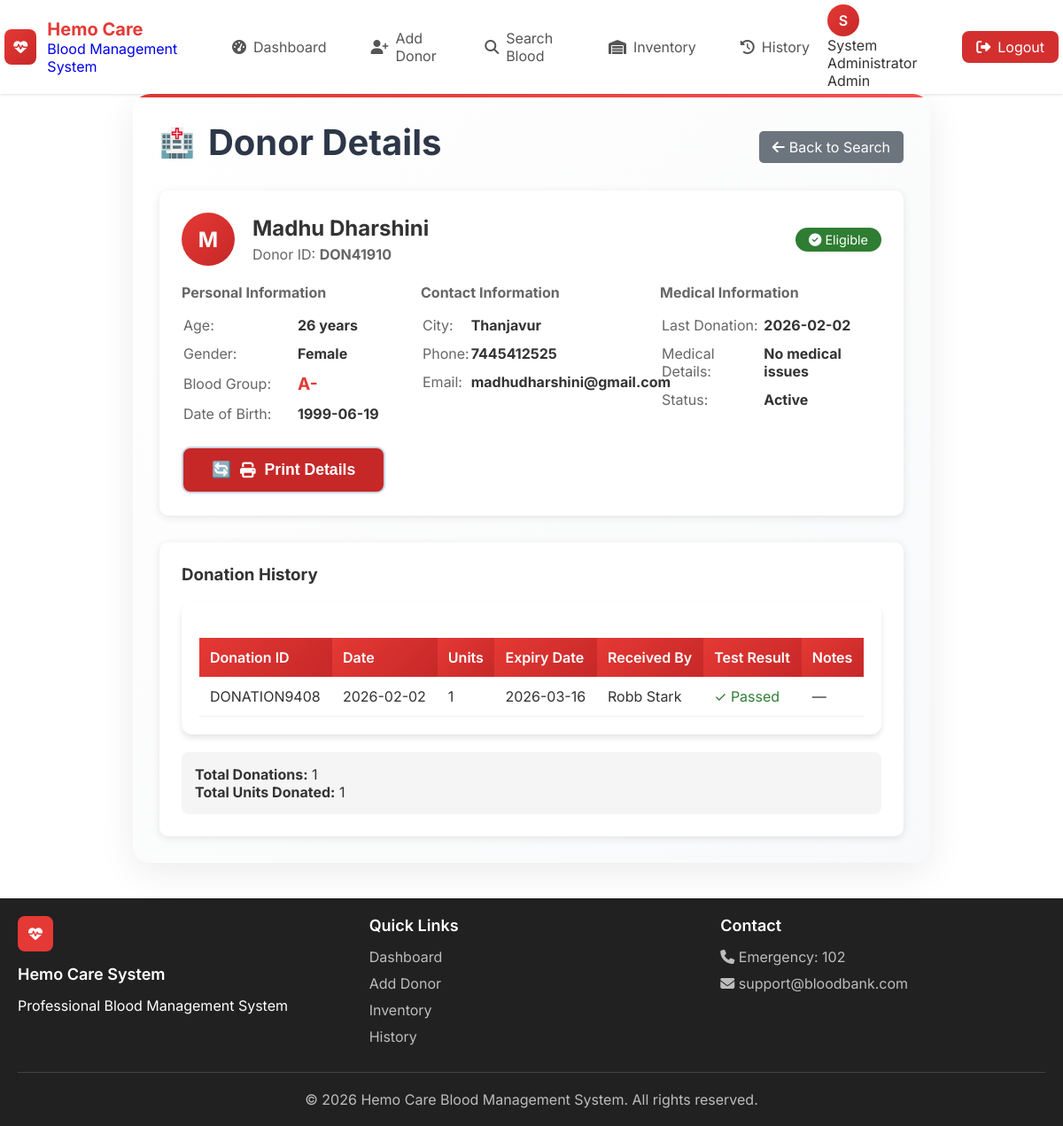
The page /donor/DON41910 (signed in) on the database its author committed.
### tables this page shows
CREATE TABLE donors (
                donor_id TEXT PRIMARY KEY,
                name TEXT NOT NULL,
                date_of_birth DATE NOT NULL,
                age INTEGER,
                gender TEXT NOT NULL,
                blood_group TEXT NOT NULL,
                city TEXT NOT NULL,
                phone TEXT NOT NULL,
                email TEXT,
                medical_details TEXT,
                eligible BOOLEAN DEFAULT 1,
                last_donation_date DATE,
                created_at TIMESTAMP DEFAULT CURRENT_TIMESTAMP
            );

CREATE TABLE donation_history (
                id INTEGER PRIMARY KEY AUTOINCREMENT,
                donation_id TEXT UNIQUE NOT NULL,
                donor_id TEXT NOT NULL,
                donor_name TEXT NOT NULL,
                blood_group TEXT NOT NULL,
                units_donated INTEGER NOT NULL,
                donation_date DATE NOT NULL,
                expiry_date DATE,
                received_by TEXT,
                test_result TEXT DEFAULT 'Passed',
                notes TEXT,
                created_at TIMESTAMP DEFAULT CURRENT_TIMESTAMP
            );

### app.py (the view)
@app.route('/donor/<donor_id>')
@login_required
def donor_detail(donor_id):
    conn = get_db()
    donor = conn.execute('''
        SELECT * FROM donors WHERE donor_id = ?
    ''', (donor_id,)).fetchone()
    if not donor:
        flash('Donor not found', 'danger')
        return redirect(url_for('donors'))
    donations = conn.execute('''
        SELECT donation_id, units_donated, donation_date, expiry_date,
               received_by, test_result, notes
        FROM donation_history
        WHERE donor_id = ?
        ORDER BY donation_date DESC
    ''', (donor_id,)).fetchall()
    conn.close()
    return render_template('donor_detail.html', donor=donor, donations=donations)

### app.py (called while the page is built)
def login_required(f):
    @wraps(f)
    def decorated_function(*args, **kwargs):
        if 'user_id' not in session:
            flash('Please login to access this page', 'warning')
            return redirect(url_for('login'))
        return f(*args, **kwargs)
    return decorated_function

def get_db():
    db = getattr(g, '_database', None)
    if db is None:
        db = g._database = sqlite3.connect(DATABASE, timeout=10)
        db.execute('PRAGMA journal_mode=WAL')
        db.row_factory = sqlite3.Row
    return db

### templates/donor_detail.html (shortened to what this page needs)
{% extends "base.html" %}
{% block content %}
<div class="form-container">
    <div style="display: flex; justify-content: space-between; align-items: center; margin-bottom: 20px;">
        <h1>Donor Details</h1>
        <a href="{{ url_for('search_blood', donor_id=donor.donor_id) }}" style="background: #6c757d; color: white; padding: 8px 15px; border-radius: 5px; text-decoration: none; display: inline-flex; align-items: center; gap: 5px;">
    <i class="fas fa-arrow-left"></i> Back to Search
</a>
    </div>
    {% if donor %}
    <div style="background: white; border-radius: 10px; padding: 25px; margin-bottom: 30px; box-shadow: 0 2px 10px rgba(0,0,0,0.1);">
        <div style="display: flex; align-items: center; gap: 20px; margin-bottom: 20px;">
            <div style="width: 60px; height: 60px; background: linear-gradient(135deg, #e53935, #c62828); border-radius: 50%; display: flex; align-items: center; justify-content: center; color: white; font-size: 24px; font-weight: bold;">
                {{ donor.name[0] }}
            </div>
            <div>
                <h2 style="margin-bottom: 5px;">{{ donor.name }}</h2>
                <p style="color: #666;">Donor ID: <strong>{{ donor.donor_id }}</strong></p>
            </div>
            <div style="margin-left: auto;">
                {% if donor.eligible %}
                <span style="background: #2e7d32; color: white; padding: 5px 15px; border-radius: 20px; font-size: 0.9rem;">
                    <i class="fas fa-check-circle"></i> Eligible
                </span>
                {% else %}
                <span style="background: #c62828; color: white; padding: 5px 15px; border-radius: 20px; font-size: 0.9rem;">
                    <i class="fas fa-times-circle"></i> Not Eligible
                </span>
                {% endif %}
            </div>
        </div>
        <div style="display: grid; grid-template-columns: repeat(auto-fit, minmax(250px, 1fr)); gap: 20px;">
            <div>
                <h4 style="color: #666; margin-bottom: 10px;">Personal Information</h4>
                <table style="width: 100%;">
                    <tr>
                        <td style="padding: 5px 0; color: #666;">Age:</td>
                        <td style="padding: 5px 0;"><strong>{{ donor.age }} years</strong></td>
                    </tr>
                    <tr>
                        <td style="padding: 5px 0; color: #666;">Gender:</td>
                        <td style="padding: 5px 0;"><strong>{{ donor.gender }}</strong></td>
                    </tr>
                    <tr>
                        <td style="padding: 5px 0; color: #666;">Blood Group:</td>
                        <td style="padding: 5px 0;"><strong style="color: #e53935; font-size: 1.2rem;">{{ donor.blood_group }}</strong></td>
                    </tr>
                    <tr>
                        <td style="padding: 5px 0; color: #666;">Date of Birth:</td>
                        <td style="padding: 5px 0;"><strong>{{ donor.date_of_birth }}</strong></td>
                    </tr>
                </table>
            </div>
            <div>
                <h4 style="color: #666; margin-bottom: 10px;">Contact Information</h4>
                <table style="width: 100%;">
                    <tr>
                        <td style="padding: 5px 0; color: #666;">City:</td>
                        <td style="padding: 5px 0;"><strong>{{ donor.city }}</strong></td>
                    </tr>
                    <tr>
                        <td style="padding: 5px 0; color: #666;">Phone:</td>
                        <td style="padding: 5px 0;"><strong>{{ donor.phone }}</strong></td>
                    </tr>
                    <tr>
                        <td style="padding: 5px 0; color: #666;">Email:</td>
                        <td style="padding: 5px 0;"><strong>{{ donor.email or 'N/A' }}</strong></td>
                    </tr>
                </table>
            </div>
            <div>
                <h4 style="color: #666; margin-bottom: 10px;">Medical Information</h4>
                <table style="width: 100%;">
                    <tr>
                        <td style="padding: 5px 0; color: #666;">Last Donation:</td>
                        <td style="padding: 5px 0;"><strong>{{ donor.last_donation_date or 'Never' }}</strong></td>
                    </tr>
                    <tr>
                        <td style="padding: 5px 0; color: #666;">Medical Details:</td>
                        <td style="padding: 5px 0;"><strong>{{ donor.medical_details or 'None' }}</strong></td>
                    </tr>
                    <tr>
                        <td style="padding: 5px 0; color: #666;">Status:</td>
                        <td style="padding: 5px 0;"><strong>{{ donor.status or 'Active' }}</strong></td>
                    </tr>
                </table>
            </div>
        </div>
        <div style="margin-top: 20px; display: flex; gap: 10px;">
            <button onclick="window.print()" class="btn" style="background: #c62828; color: white;">
               <i class="fas fa-print"></i> Print Details
            </button>
        </div>
    </div>
    <div style="background: white; border-radius: 10px; padding: 25px; box-shadow: 0 2px 10px rgba(0,0,0,0.1);">
        <h3 style="margin-bottom: 20px;">Donation History</h3>
        {% if donations %}
        <div class="table-container">
            <table class="data-table">
                <thead>
                    <tr>
                        <th>Donation ID</th>
                        <th>Date</th>
                        <th>Units</th>
                        <th>Expiry Date</th>
                        <th>Received By</th>
                        <th>Test Result</th>
                        <th>Notes</th>
                    </tr>
                </thead>
                <tbody>
                    {% for donation in donations %}
                    <tr>
                        <td>{{ donation.donation_id }}</td>
                        <td>{{ donation.donation_date }}</td>
                        <td>{{ donation.units_donated }}</td>
                        <td>{{ donation.expiry_date }}</td>
                        <td>{{ donation.received_by or 'N/A' }}</td>
                        <td>
                            {% if donation.test_result == 'Passed' %}
                            <span style="color: #2e7d32;">✓ Passed</span>
                            {% elif donation.test_result == 'Failed' %}
                            <span style="color: #c62828;">✗ Failed</span>
                            {% else %}
                            <span style="color: #ff9800;">⏳ Pending</span>
                            {% endif %}
                        </td>
                        <td>{{ donation.notes or '—' }}</td>
                    </tr>
                    {% endfor %}
                </tbody>
            </table>
        </div>
        <div style="margin-top: 20px; padding: 15px; background: #f5f5f5; border-radius: 8px;">
            <p><strong>Total Donations:</strong> {{ donations|length }}</p>
            <p><strong>Total Units Donated:</strong>
                {{ donations|sum(attribute='units_donated') }}
            </p>
        </div>
        {% else %}
        <div class="alert alert-info">
            <i class="fas fa-info-circle"></i>
            No donation history found for this donor.
        </div>
        {% endif %}
    </div>
    {% else %}
    <div class="alert alert-error">
        <i class="fas fa-exclamation-circle"></i>
        Donor not found.
    </div>
    {% endif %}
</div>
{% endblock %}

### static/style.css (style rules this page uses)
:root { --primary: #e53935; --primary-dark: #c62828; --primary-light: #ff5252; --secondary: #1565c0; --success: #2e7d32; --warning: #ff9800; --danger: #d32f2f; --info: #0288d1; --white: #ffffff; --light: #f5f5f5; --dark: #212121; --gray: #757575; --gray-light: #e0e0e0; --shadow-sm: 0 1px 3px rgba(0,0,0,0.12); --shadow-md: 0 4px 6px rgba(0,0,0,0.1); --shadow-lg: 0 10px 25px rgba(0,0,0,0.1); --radius: 8px; --radius-lg: 12px; --radius-xl: 16px; }
* { margin: 0; padding: 0; box-sizing: border-box; }
body { font-family: 'Inter', -apple-system, BlinkMacSystemFont, sans-serif; min-height: 100vh; color: #333; }
.btn { display: inline-flex; align-items: center; justify-content: center; gap: 8px; padding: 12px 24px; border: none; border-radius: var(--radius); font-size: 16px; font-weight: 500; cursor: pointer; transition: 0.3s; text-decoration: none; }
.form-container { background: white; border-radius: var(--radius-lg); padding: 30px; box-shadow: var(--shadow-md); }
.table-container { background: white; border-radius: var(--radius-lg); padding: 20px; box-shadow: var(--shadow-md); overflow: auto; }
.data-table { width: 100%; border-collapse: collapse; margin-top: 20px; }
.data-table th { background: linear-gradient(135deg, var(--primary), var(--primary-dark)); color: white; padding: 12px; text-align: left; font-weight: 600; }
.data-table td { padding: 12px; border-bottom: 1px solid #eee; }
.form-container { max-width: 900px; margin: 0 auto; padding: 30px; background: linear-gradient(135deg, #ffffff 0%, #f8f9fa 100%); border-radius: 20px; box-shadow: 0 10px 40px rgba(0, 0, 0, 0.08); position: relative; overflow: hidden; }
.form-container::before { content: ''; position: absolute; top: 0; left: 0; right: 0; height: 4px; background: linear-gradient(90deg, #e53935, #ff5252); }
.form-container h1 { color: #2d3748; font-size: 2.5rem; margin-bottom: 10px; display: flex; align-items: center; gap: 15px; }
.form-container h1::before { content: '🏥'; font-size: 2rem; }
.btn { padding: 14px 32px; border: none; border-radius: 10px; font-size: 1.1rem; font-weight: 600; cursor: pointer; transition: all 0.3s ease; display: inline-flex; align-items: center; justify-content: center; gap: 10px; min-width: 150px; text-decoration: none; }
.btn { background: white; color: #4a5568; border: 2px solid #cbd5e0; }
.btn::before { content: '🔄'; }

### rows shown on the page
donors: name "M", name "Madhu Dharshini", donor_id "DON41910", age "26", gender "Female", blood_group "A-", date_of_birth "1999-06-19", city "Thanjavur", phone "7445412525", email "madhudharshini@gmail.com", last_donation_date "2026-02-02", medical_details "No medical issues"
donation_history: donation_id "DONATION9408", donation_date "2026-02-02", units_donated "1", expiry_date "2026-03-16", received_by "Robb Stark", test_result "✓ Passed", notes "—"

### other values the page prints
{{ session.get('user_name', 'U')[0] }} "S"
{{ session.get('user_name', 'User') }} "System Administrator"
{{ session.get('user_role', 'staff')|title }} "Admin"
{{ donor.status or 'Active' }} "Active"
{{ donations|length }} "1"
{{ donations|sum(attribute='units_donated') }} "1"
